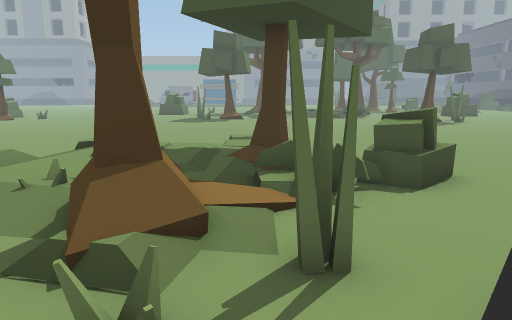
[1] (above)

24 first-person views from a walk through a 3-D level made in the Unity game engine. The camera is 1.3 m above the floor, tilts 10° down and sees 70° across. The floor is counted in squares, 1 m on a side. Each view is taken from the middle of a square. On the plan, view 1 faces up. The plan holds only what a view shows up to about 15 squares ahead; the rest is blank. The place goes on beyond the plan. Some animated figures are left out.

[2]
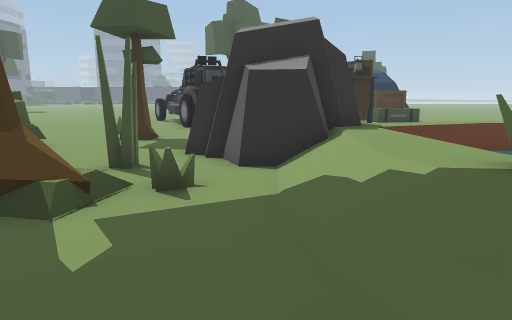

[3]
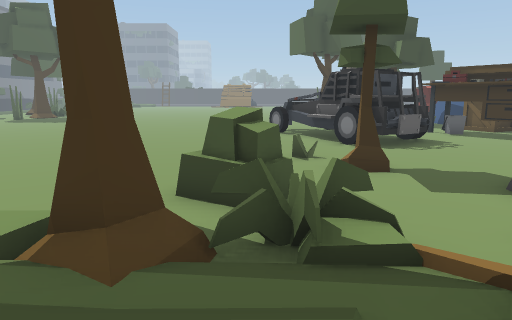

[4]
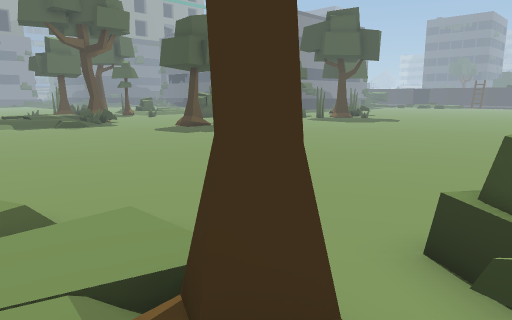

[5]
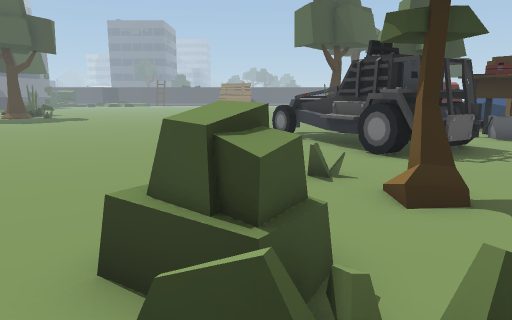

[6]
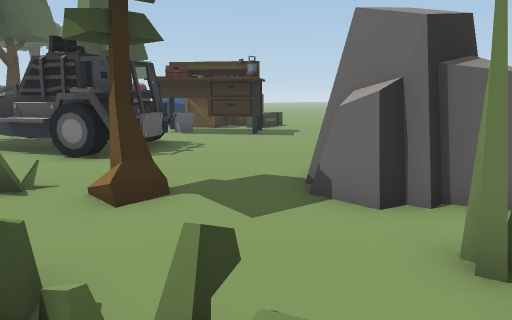

[7]
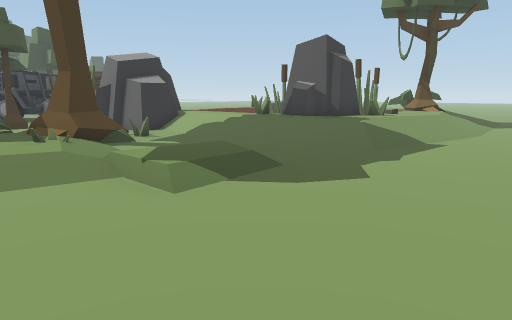

[8]
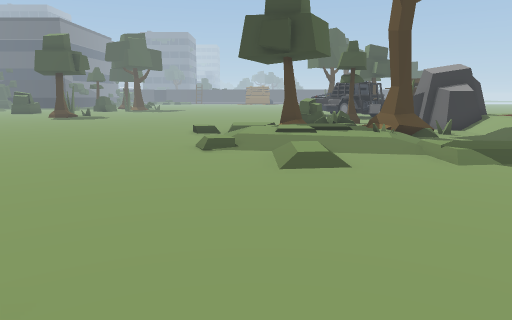

[9]
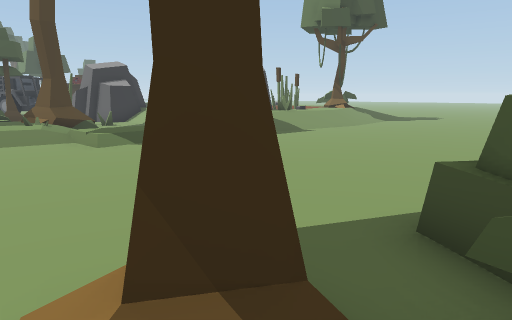

[10]
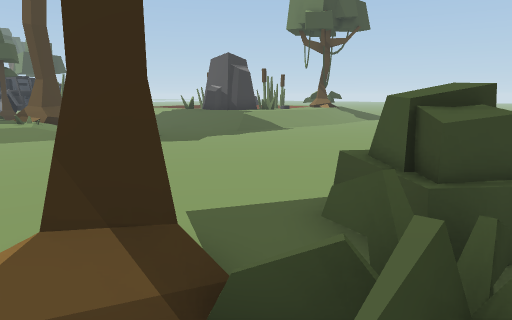

[11]
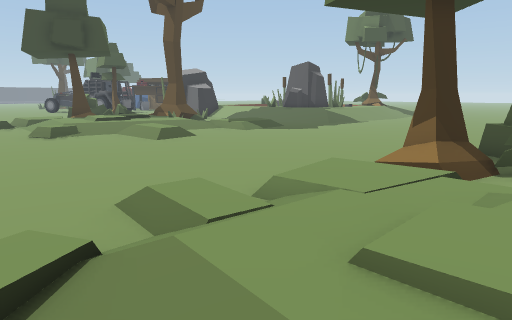

[12]
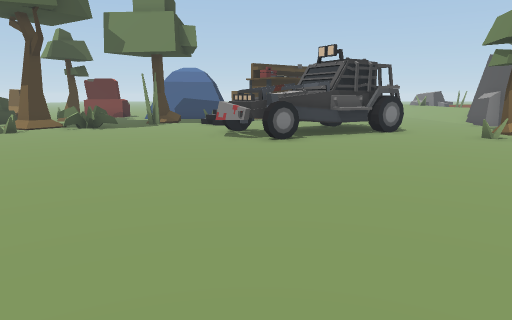

[13]
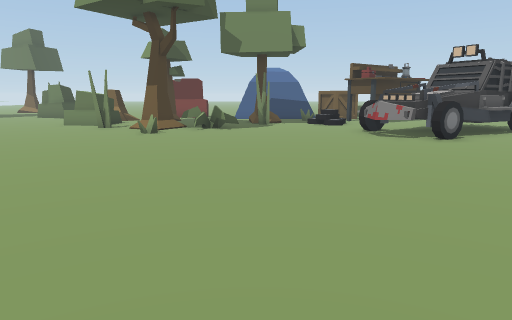

[14]
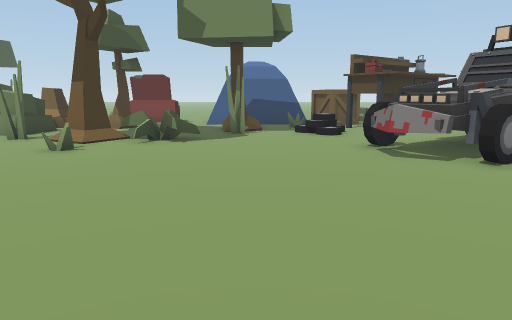

[15]
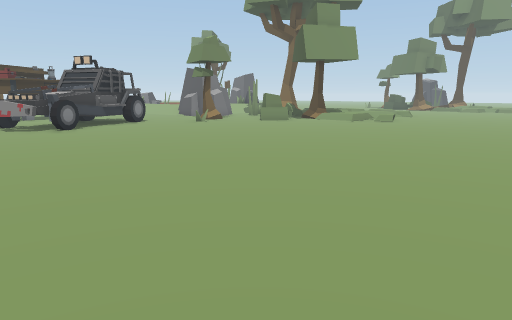

[16]
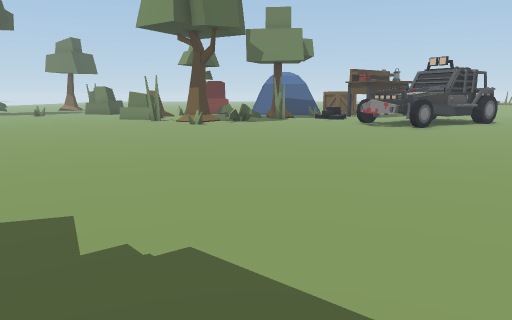

[17]
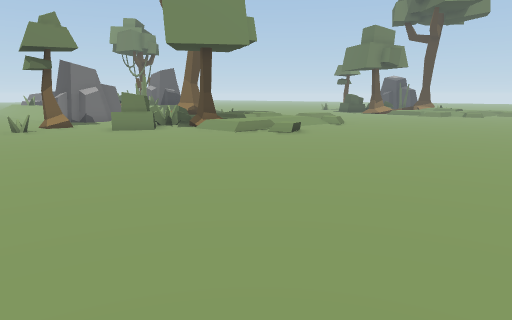

[18]
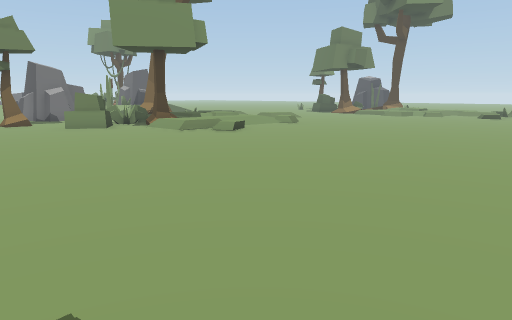

[19]
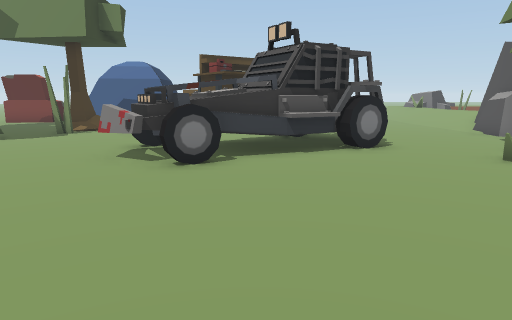

[20]
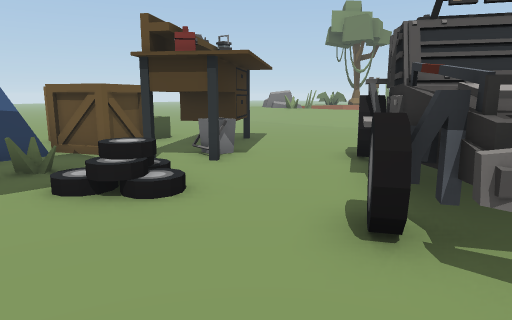

[21]
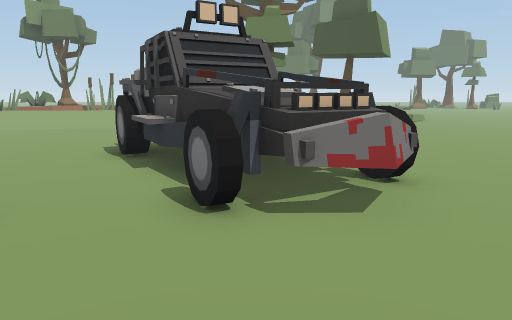

[22]
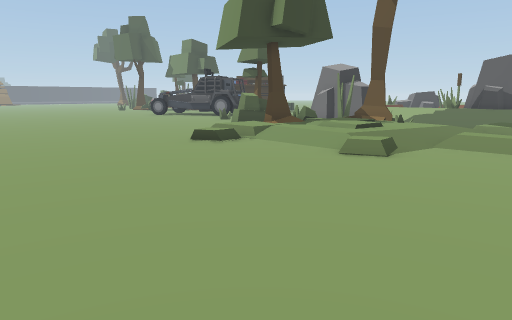

[23]
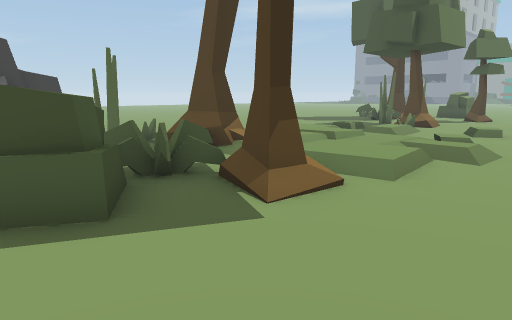

[24]
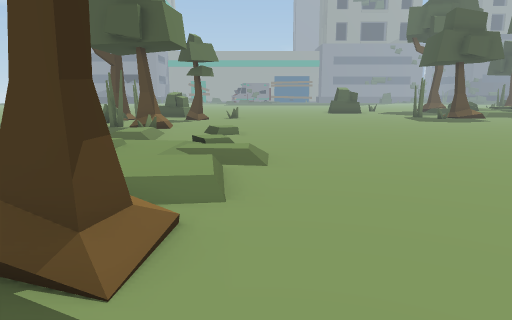

### Floor plan
Key: @ floor where view 1 was taken; # wall or solid block; . main floor; : floor 0.25 m higher than the main floor; + floor 0.5 m higher than the main floor; / step, stairs or slope; = window, fence, low wall or low ledge; ^ raised ledge; v drop or lower ground; T thing the floor can be seen under or through; C crate; O other object.
Columns run from 18 left of view 1 to 25 right of it. Each row starts with its distance up from view 1.
 24                     ..
 23                     ... .. .
 22                    ........
 21               ...............    .. . .
 20 #...................................
 19 .........................................
 18  ///......................................
 17 :/./......................................
 16 //.........................................
 15 ...........................................
 14  ../........................................
 13 //://.......................................
 12 //://............//.........................
 11 /:::.........///////........................
 10 /:::........./::/::/........................
  9 ..//......///.::/://........................
  8 =v#/......///::::/#/.#=.....................
  7 ==........../::::///^^#.....................
  6 =##........./::/::/=.=..==.....OOO..........
  5  ##......./:///:TT/....##....OOOOO..........
  4    ........:: ..TT T.......OOOOOOO......==..
  3    ........// ..#=TT.......OOOOOOO....==##..
  2    ..............=..###....OOOOO......===#=#
  1    ................####....OOO.......#==.
  0    .........//////@^###...........O.##....
 -1    ......./////=++++###........OO...##....
 -2     ......//+###vvvv///......OOO#.==/ ...
 -3     ......//+###v   v+/.....OOO#CC..

Where each view was taken, in squares from view 1:
view 1: 0 up, 0 right, facing up
view 2: 1 up, 6 left, facing right
view 3: 7 up, 3 left, facing right
view 4: 7 up, 1 left, facing up-right
view 5: 7 up, 0 right, facing right
view 6: 7 up, 0 right, facing down-right
view 7: 8 up, 12 left, facing down-right
view 8: 10 up, 16 left, facing right
view 9: 9 up, 17 left, facing down-right
view 10: 9 up, 18 left, facing down-right
view 11: 15 up, 18 left, facing down-right
view 12: 17 up, 14 right, facing down
view 13: 17 up, 19 right, facing down
view 14: 13 up, 18 right, facing down
view 15: 21 up, 18 right, facing down-left
view 16: 21 up, 20 right, facing down
view 17: 21 up, 10 right, facing down-left
view 18: 23 up, 9 right, facing down-left
view 19: 13 up, 12 right, facing down
view 20: 5 up, 18 right, facing down-left
view 21: 4 up, 19 right, facing left
view 22: 19 up, 9 left, facing down-right
view 23: 4 up, 12 left, facing up-left
view 24: 5 up, 14 left, facing up
